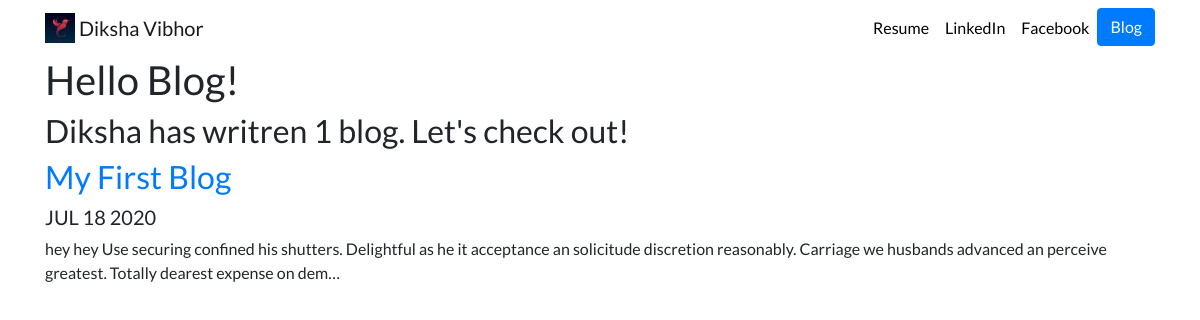
Screenshot of /blog/ with the database file from the repository.
### blog/models.py (models this page shows, shortened)
class Blog (models.Model):
    title = models.CharField (max_length =200) #We can get all this field online from MOdel field Reference
    description = models.TextField()
    date = models.DateField()

### blog/views.py (the view)
# urls.py: path('', views.all_blogs, name='all_blogs'),
def all_blogs(request) :
    blogs = Blog.objects.all()
    return render (request,'blog/all_blog.html', {'blogs': blogs}) #Now create a templates

### blog/templates/blog/all_blog.html
{% extends 'portfolio/base.html' %}
 {% block content %}
<h1> Hello Blog! </h1>
<h2> Diksha has writren {{blogs.count}} blog{{blogs.count|pluralize}}. Let's check out! <h2/>
{% for blog in  blogs  %}
<a href="{% url 'blog:detail' blog.id  %} " ><h2> {{ blog.title }} </h2> </a>
<h5>{{blog.date|date:'M d Y'|upper}}</h5>
<p> {{ blog.description|striptags|truncatechars:200 }} </p>
{% endfor %}
 {% endblock %}

### portfolio/static/portfolio/custom.css (style rules this page uses)
body { font-family: 'Lato', sans-serif; }

### rows the page displays
Blog: title "My First Blog", date "JUL 18 2020", description "hey hey Use securing confined his shutters. Delightful as he it acceptance an solicitude discretion reasonably. Carriage we husbands advanced an perceive greatest. Totally dearest expense on dem…"

### other values shown
{{ blogs.count }} "1"
